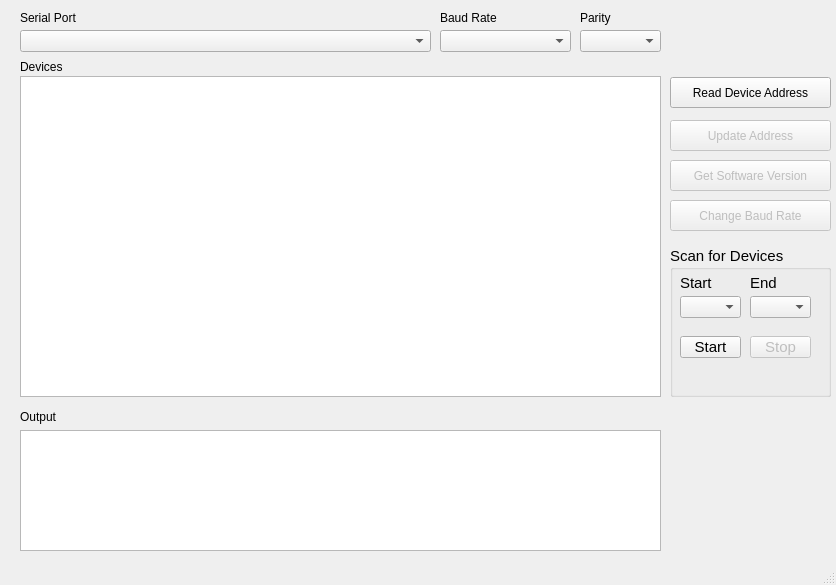
<?xml version="1.0" encoding="UTF-8"?>
<ui version="4.0">
 <class>MainWindow</class>
 <widget class="QMainWindow" name="MainWindow">
  <property name="geometry">
   <rect>
    <x>0</x>
    <y>0</y>
    <width>836</width>
    <height>585</height>
   </rect>
  </property>
  <property name="windowTitle">
   <string>Waveshare Config Tool</string>
  </property>
  <widget class="QWidget" name="centralwidget">
   <widget class="QListWidget" name="listWidget">
    <property name="geometry">
     <rect>
      <x>20</x>
      <y>76</y>
      <width>641</width>
      <height>321</height>
     </rect>
    </property>
    <property name="iconSize">
     <size>
      <width>50</width>
      <height>50</height>
     </size>
    </property>
   </widget>
   <widget class="QTextEdit" name="textEdit">
    <property name="geometry">
     <rect>
      <x>20</x>
      <y>430</y>
      <width>641</width>
      <height>121</height>
     </rect>
    </property>
    <property name="readOnly">
     <bool>true</bool>
    </property>
   </widget>
   <widget class="QLabel" name="label">
    <property name="geometry">
     <rect>
      <x>20</x>
      <y>410</y>
      <width>57</width>
      <height>14</height>
     </rect>
    </property>
    <property name="text">
     <string>Output</string>
    </property>
   </widget>
   <widget class="QLabel" name="label_2">
    <property name="geometry">
     <rect>
      <x>20</x>
      <y>60</y>
      <width>57</width>
      <height>14</height>
     </rect>
    </property>
    <property name="text">
     <string>Devices</string>
    </property>
   </widget>
   <widget class="QPushButton" name="pushButton">
    <property name="geometry">
     <rect>
      <x>670</x>
      <y>77</y>
      <width>161</width>
      <height>31</height>
     </rect>
    </property>
    <property name="toolTip">
     <string>This only works with 1 device connected</string>
    </property>
    <property name="text">
     <string>Read Device Address</string>
    </property>
   </widget>
   <widget class="QComboBox" name="comboBox">
    <property name="geometry">
     <rect>
      <x>20</x>
      <y>30</y>
      <width>411</width>
      <height>22</height>
     </rect>
    </property>
   </widget>
   <widget class="QLabel" name="label_3">
    <property name="geometry">
     <rect>
      <x>20</x>
      <y>10</y>
      <width>91</width>
      <height>16</height>
     </rect>
    </property>
    <property name="text">
     <string>Serial Port</string>
    </property>
   </widget>
   <widget class="QPushButton" name="pushButton_2">
    <property name="enabled">
     <bool>false</bool>
    </property>
    <property name="geometry">
     <rect>
      <x>670</x>
      <y>120</y>
      <width>161</width>
      <height>31</height>
     </rect>
    </property>
    <property name="text">
     <string>Update Address</string>
    </property>
   </widget>
   <widget class="QPushButton" name="pushButton_3">
    <property name="enabled">
     <bool>false</bool>
    </property>
    <property name="geometry">
     <rect>
      <x>670</x>
      <y>160</y>
      <width>161</width>
      <height>31</height>
     </rect>
    </property>
    <property name="text">
     <string>Get Software Version</string>
    </property>
   </widget>
   <widget class="QGroupBox" name="groupBox">
    <property name="geometry">
     <rect>
      <x>670</x>
      <y>246</y>
      <width>161</width>
      <height>151</height>
     </rect>
    </property>
    <property name="font">
     <font>
      <pointsize>11</pointsize>
      <bold>false</bold>
     </font>
    </property>
    <property name="title">
     <string>Scan for Devices</string>
    </property>
    <widget class="QComboBox" name="comboBox_2">
     <property name="geometry">
      <rect>
       <x>10</x>
       <y>50</y>
       <width>61</width>
       <height>22</height>
      </rect>
     </property>
    </widget>
    <widget class="QLabel" name="label_4">
     <property name="geometry">
      <rect>
       <x>10</x>
       <y>30</y>
       <width>57</width>
       <height>14</height>
      </rect>
     </property>
     <property name="text">
      <string>Start</string>
     </property>
    </widget>
    <widget class="QComboBox" name="comboBox_3">
     <property name="geometry">
      <rect>
       <x>80</x>
       <y>50</y>
       <width>61</width>
       <height>22</height>
      </rect>
     </property>
    </widget>
    <widget class="QLabel" name="label_5">
     <property name="geometry">
      <rect>
       <x>80</x>
       <y>30</y>
       <width>57</width>
       <height>14</height>
      </rect>
     </property>
     <property name="text">
      <string>End</string>
     </property>
    </widget>
    <widget class="QPushButton" name="pushButton_4">
     <property name="geometry">
      <rect>
       <x>10</x>
       <y>90</y>
       <width>61</width>
       <height>22</height>
      </rect>
     </property>
     <property name="text">
      <string>Start</string>
     </property>
    </widget>
    <widget class="QPushButton" name="pushButton_5">
     <property name="enabled">
      <bool>false</bool>
     </property>
     <property name="geometry">
      <rect>
       <x>80</x>
       <y>90</y>
       <width>61</width>
       <height>22</height>
      </rect>
     </property>
     <property name="text">
      <string>Stop</string>
     </property>
    </widget>
   </widget>
   <widget class="QPushButton" name="pushButton_6">
    <property name="enabled">
     <bool>false</bool>
    </property>
    <property name="geometry">
     <rect>
      <x>670</x>
      <y>200</y>
      <width>161</width>
      <height>31</height>
     </rect>
    </property>
    <property name="text">
     <string>Change Baud Rate</string>
    </property>
   </widget>
   <widget class="QLabel" name="label_6">
    <property name="geometry">
     <rect>
      <x>440</x>
      <y>10</y>
      <width>91</width>
      <height>16</height>
     </rect>
    </property>
    <property name="text">
     <string>Baud Rate</string>
    </property>
   </widget>
   <widget class="QLabel" name="label_7">
    <property name="geometry">
     <rect>
      <x>580</x>
      <y>10</y>
      <width>91</width>
      <height>16</height>
     </rect>
    </property>
    <property name="text">
     <string>Parity</string>
    </property>
   </widget>
   <widget class="QComboBox" name="comboBox_4">
    <property name="geometry">
     <rect>
      <x>440</x>
      <y>30</y>
      <width>131</width>
      <height>22</height>
     </rect>
    </property>
   </widget>
   <widget class="QComboBox" name="comboBox_5">
    <property name="geometry">
     <rect>
      <x>580</x>
      <y>30</y>
      <width>81</width>
      <height>22</height>
     </rect>
    </property>
   </widget>
  </widget>
  <widget class="QStatusBar" name="statusbar"/>
  <action name="actionOpen_Configuration">
   <property name="text">
    <string>Open Config</string>
   </property>
  </action>
  <action name="actionSave_Config">
   <property name="text">
    <string>Save Config</string>
   </property>
  </action>
  <action name="actionExit">
   <property name="text">
    <string>Exit</string>
   </property>
  </action>
  <action name="actionLoad_Configuration">
   <property name="text">
    <string>Load Configuration</string>
   </property>
  </action>
  <action name="actionSave_Configuration">
   <property name="text">
    <string>Save Configuration</string>
   </property>
  </action>
  <action name="actionExit_2">
   <property name="text">
    <string>Exit</string>
   </property>
  </action>
 </widget>
 <resources/>
 <connections/>
</ui>
